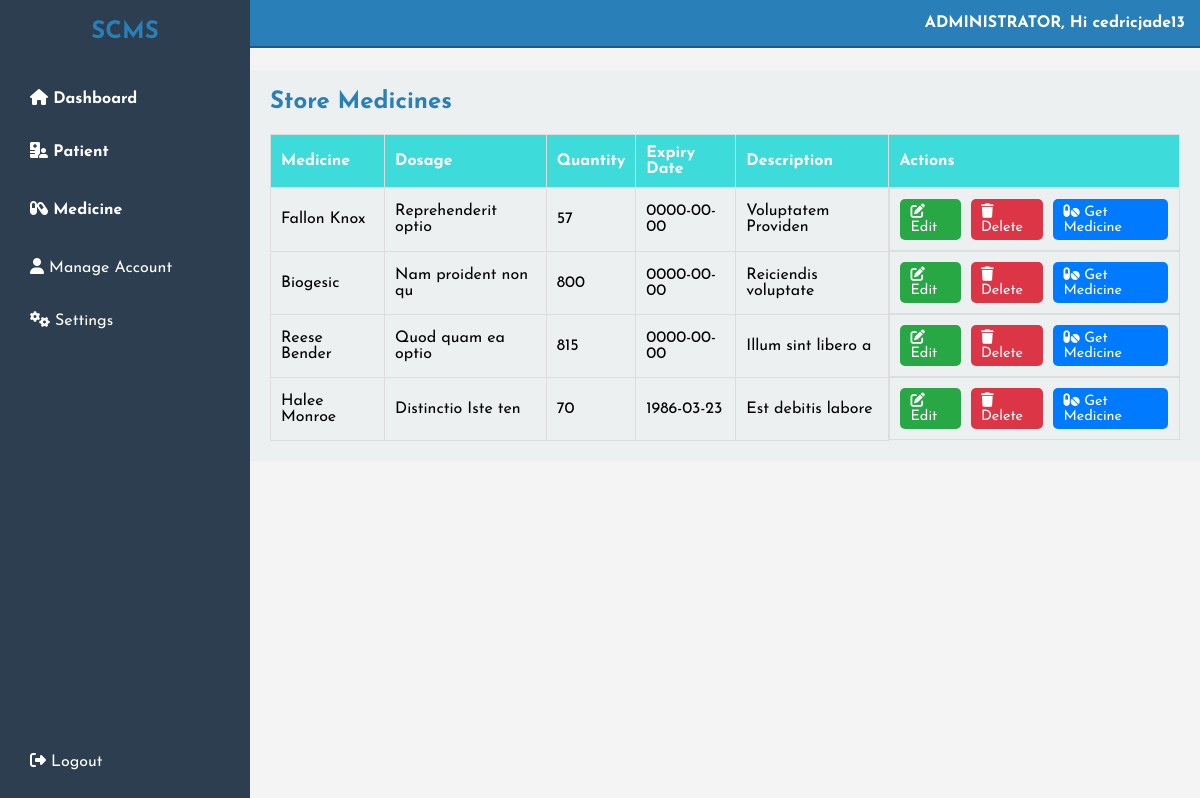
Before: /admin/store_medicine.php (signed in) with the older database file.
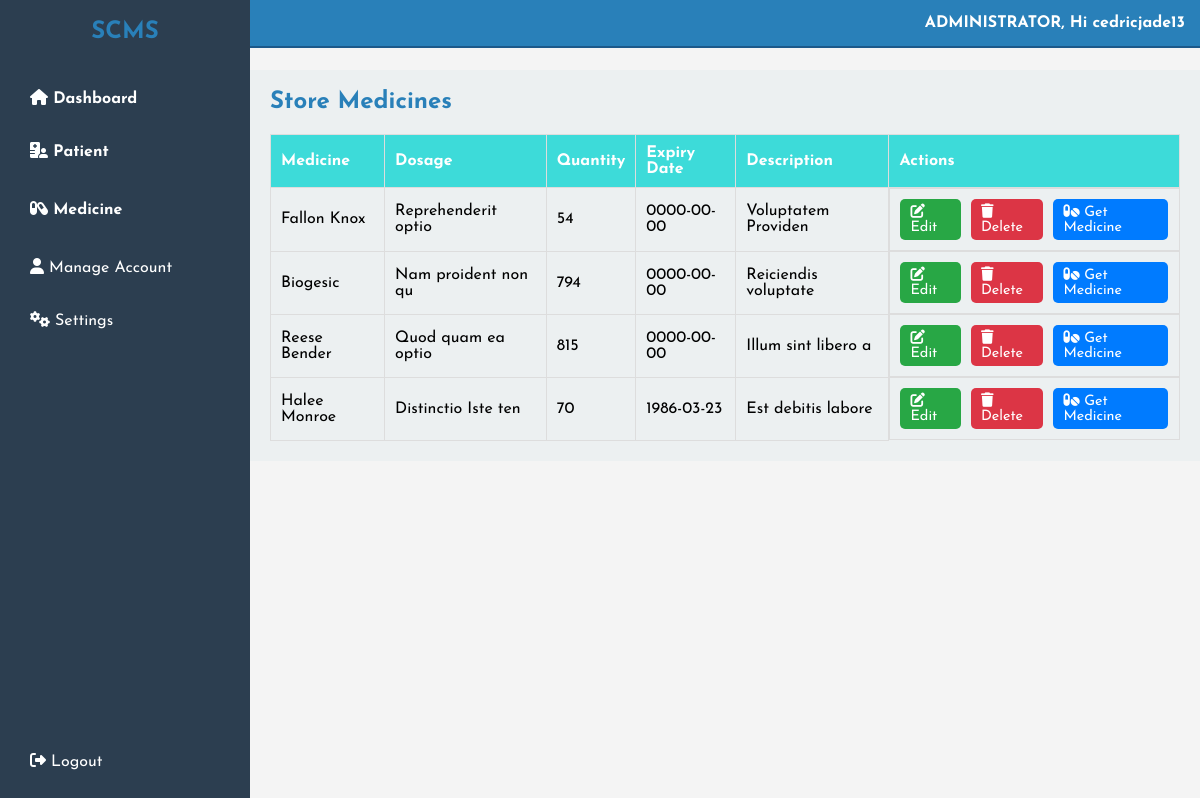
After: the same page with the newer database file.
### tables this page shows
CREATE TABLE `medicines` (
  `id` int(11) NOT NULL,
  `name` varchar(255) NOT NULL,
  `dosage` varchar(100) NOT NULL,
  `quantity` int(11) NOT NULL,
  `expiry_date` date NOT NULL,
  `description` text NOT NULL
);

### admin/store_medicine.php (the view, shortened to what this page needs)
<?php
include('../database/config.php');
if (isset($_SESSION['username'])) {
    $username = $_SESSION['username'];
} else {
    header("Location: login.php");
    exit();
}
$medicines = [];
$sql = "SELECT * FROM medicines";
$result = $conn->query($sql);
if ($result->num_rows > 0) {
    while ($row = $result->fetch_assoc()) {
        $medicines[] = $row;
    }
}
?>
<!DOCTYPE html>
<html lang="en">
<head>
    <link rel="stylesheet" href="styles.css">
    <link rel="stylesheet" href="https://cdnjs.cloudflare.com/ajax/libs/font-awesome/6.7.2/css/all.min.css" />
</head>
<body>
    <div class="container">
        <aside class="sidebar">
            <h2>SCMS</h2>
            <ul class="menu">
                <li>
                    <span class="toggle dashboard"><i class="fa-solid fa-house"></i> Dashboard</span>
                </li>
                <li>
                    <span class="toggle"><i class="fa-solid fa-hospital-user"></i> Patient</span>
                </li>
                <li>
                    <span class="toggle"><i class="fa-solid fa-capsules"></i> Medicine</span>
                </li>
                <li><a href="create_account.php"><i class="fa-solid fa-user"></i> Manage Account</a></li>
                <li><a href="#settings"><i class="fa-solid fa-gears"></i> Settings</a></li>
            </ul>
            <a href="login.php" class="logout"><i class="fa-solid fa-right-from-bracket"></i> Logout</a>
        </aside>
        <header class="header">
            <div class="admin-info">ADMINISTRATOR, Hi <?php echo htmlspecialchars($username); ?></div>
        </header>
        <main class="main-content">
            <h2>Store Medicines</h2>
            <table id="medicineTable">
                <thead>
                    <tr>
                        <th>Medicine</th>
                        <th>Dosage</th>
                        <th>Quantity</th>
                        <th>Expiry Date</th>
                        <th>Description</th>
                        <th>Actions</th>
                    </tr>
                </thead>
                <tbody>
                    <?php foreach ($medicines as $medicine): ?>
                        <tr>
                            <td><?php echo htmlspecialchars($medicine['name']); ?></td>
                            <td><?php echo htmlspecialchars($medicine['dosage']); ?></td>
                            <td><?php echo htmlspecialchars($medicine['quantity']); ?></td>
                            <td><?php echo htmlspecialchars($medicine['expiry_date']); ?></td>
                            <td><?php echo htmlspecialchars($medicine['description']); ?></td>
                            <td class="actions">
                                <a href="update_medicine.php?id=<?php echo $medicine['id']; ?>" class="edit"><i class="fa-solid fa-edit"></i> Edit</a>
                                <a href="delete_medicine.php?id=<?php echo $medicine['id']; ?>" class="delete" onclick="return confirm('Are you sure you want to delete this medicine?');"><i class="fa-solid fa-trash"></i> Delete</a>
                                <a href="get_medicine.php?id=<?php echo $medicine['id']; ?>" class="get-medicine"><i class="fa-solid fa-pills"></i> Get Medicine</a>
                            </td>
                        </tr>
                    <?php endforeach; ?>
                </tbody>
            </table>
        </main>
    </div>
</body>
</html>

Changed rows visible on the page:
changed medicines "Fallon Knox": quantity "57" → "54"
changed medicines "Biogesic": quantity "800" → "794"
